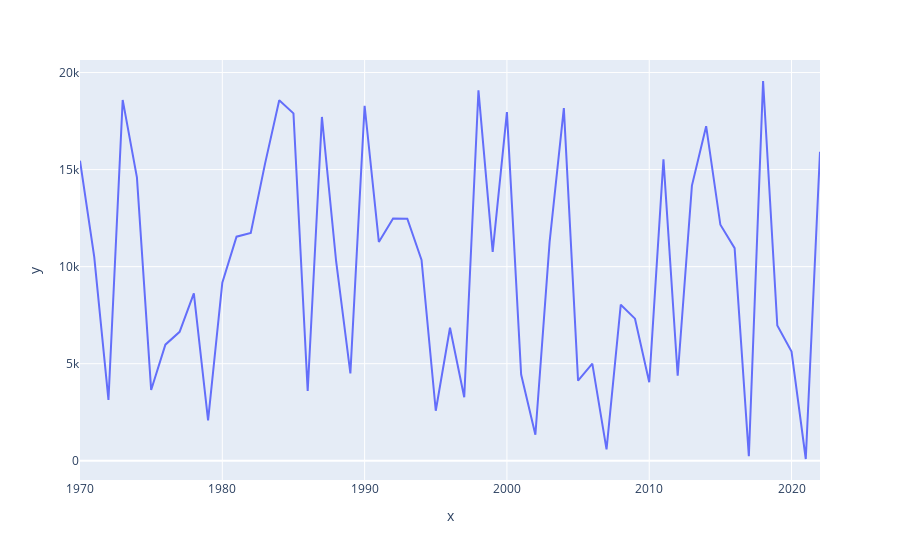

The code cell stored with this chart in its notebook:
### Code cell
px.line(x=dates, y=valores)

### Figure 1 — Plotly figure (JSON) as saved in the notebook; plotly's stock layout.template omitted (floating-point values rounded to 4 significant figures)
{"data": [{"hovertemplate": "x=%{x}<br>y=%{y}<extra></extra>", "legendgroup": "", "line": {"color": "#636efa", "dash": "solid"}, "marker": {"symbol": "circle"}, "mode": "lines", "name": "", "orientation": "v", "showlegend": false, "type": "scatter", "x": [1970, 1971, 1972, 1973, 1974, 1975, 1976, 1977, 1978, 1979, 1980, 1981, 1982, 1983, 1984, 1985, 1986, 1987, 1988, 1989, 1990, 1991, 1992, 1993, 1994, 1995, 1996, 1997, 1998, 1999, 2000, 2001, 2002, 2003, 2004, 2005, 2006, 2007, 2008, 2009, 2010, 2011, 2012, 2013, 2014, 2015, 2016, 2017, 2018, 2019, 2020, 2021, 2022], "xaxis": "x", "y": [15457, 10509, 3134, 18589, 14599, 3649, 5982, 6641, 8619, 2081, 9179, 11545, 11737, 15294, 18575, 17899, 3596, 17713, 10266, 4501, 18290, 11272, 12486, 12469, 10346, 2575, 6851, 3269, 19086, 10766, 17964, 4443, 1340, 11274, 18168, 4126, 5003, 584, 8042, 7321, 4047, 15528, 4379, 14174, 17236, 12158, 10955, 232, 19565, 6969, 5624, 91, 15921], "yaxis": "y"}], "layout": {"legend": {"tracegroupgap": 0}, "margin": {"t": 60}, "xaxis": {"anchor": "y", "domain": [0, 1], "title": {"text": "x"}}, "yaxis": {"anchor": "x", "domain": [0, 1], "title": {"text": "y"}}}}
